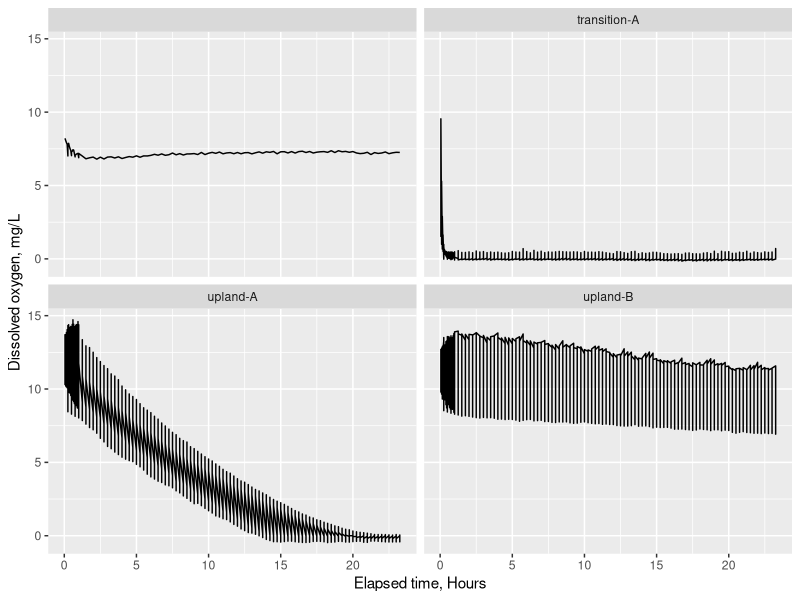
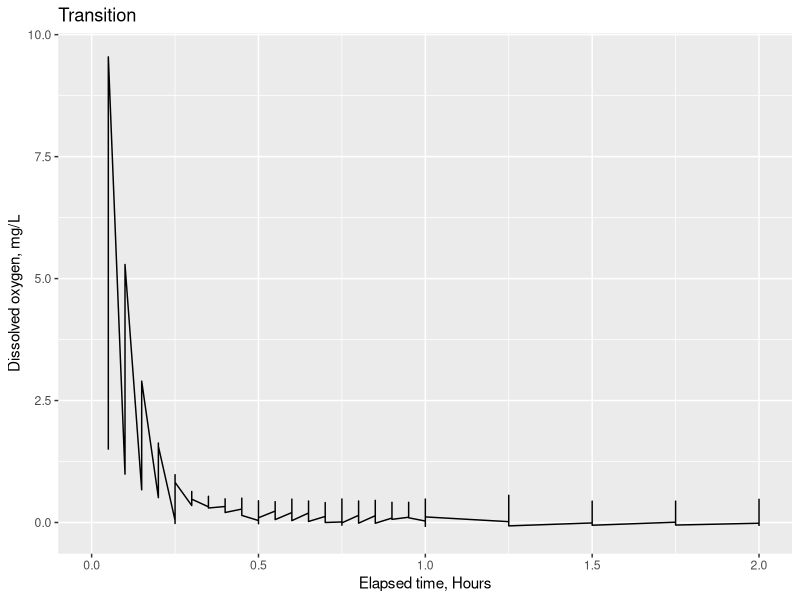
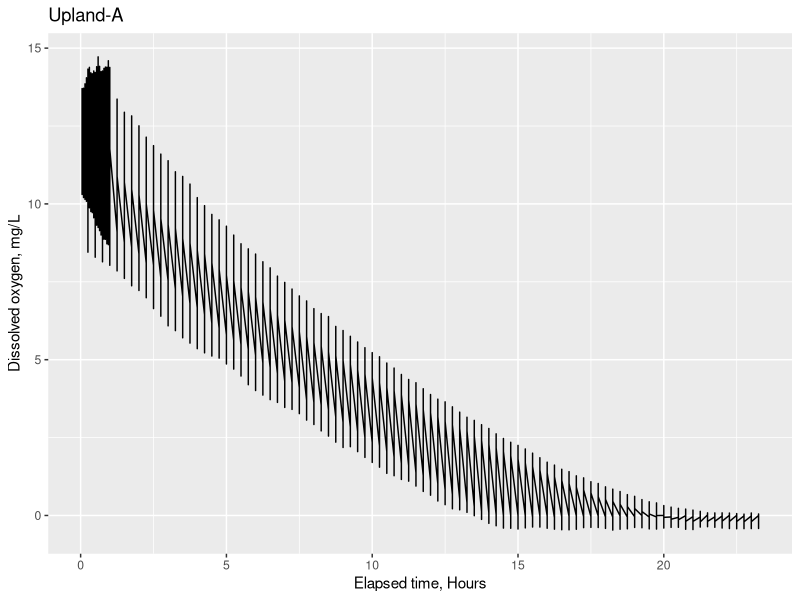
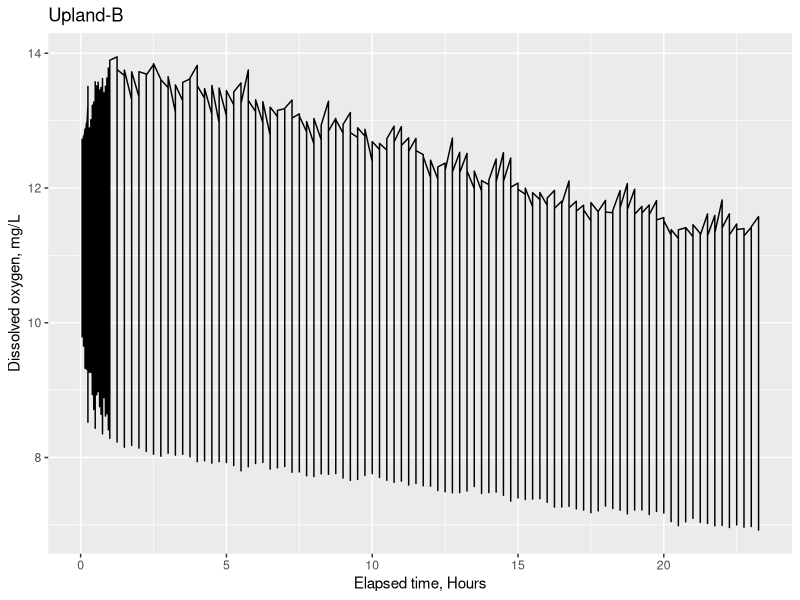

These figures' R source, in order:
library(tidyverse)

#

# load data ---------------------------------------------------------------
optodes_data = read.csv("data/anoxia-redox/optode_processed_water_2wk_first24hr.csv")

optodes_data %>% 
  ggplot(aes(x = time_minutes/60, y = do_mg_L))+
  geom_line(size = 0.5)+
  facet_wrap(~location)+
  
  labs(x = "Elapsed time, Hours", y = "Dissolved oxygen, mg/L")

transition_a <-
  optodes_data %>%
  subset(location == "transition-A")

# how to smooth the lines by using group_by?
transition_a %>%
  ggplot(aes(x = time_minutes/60, y = do_mg_L, group_by(sample_label)))+
  geom_line()+
  xlim(0,2)+
  labs(x = "Elapsed time, Hours", y = "Dissolved oxygen, mg/L", title = "Transition")

upland_a <-
  optodes_data %>%
  subset(location == "upland-A")

upland_a %>%
  ggplot(aes(x = time_minutes/60, y = do_mg_L))+
  geom_line()+
  labs(x = "Elapsed time, Hours", y = "Dissolved oxygen, mg/L", title = "Upland-A")

upland_b <-
  optodes_data %>%
  subset(location == "upland-B")

upland_b %>%
  ggplot(aes(x = time_minutes/60, y = do_mg_L))+
  geom_line()+
  labs(x = "Elapsed time, Hours", y = "Dissolved oxygen, mg/L", title = "Upland-B")
